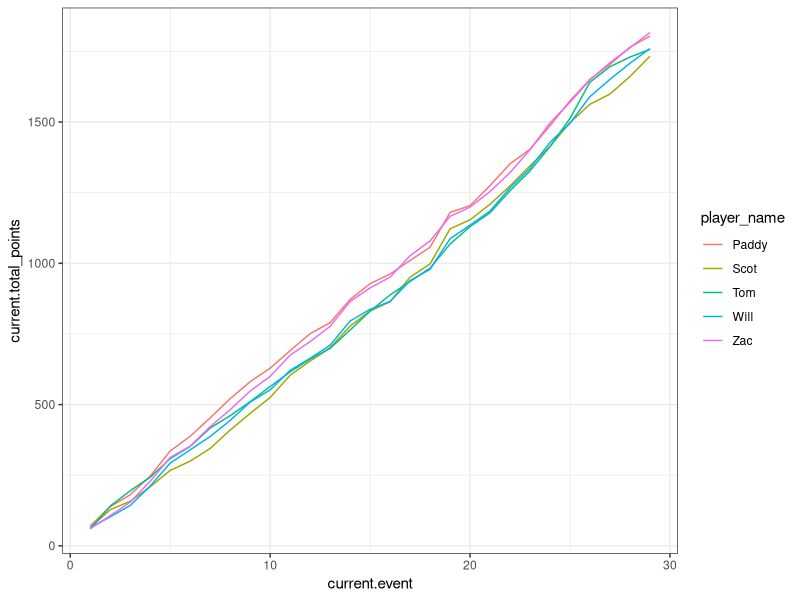
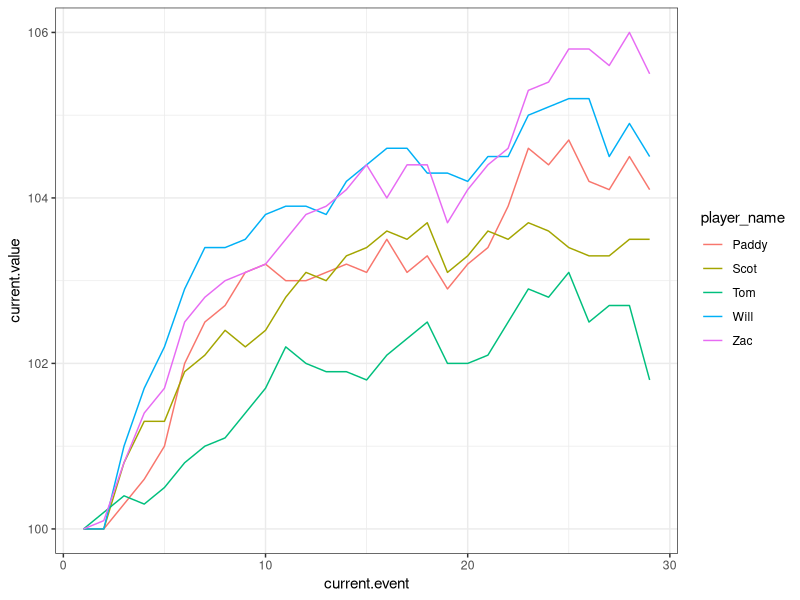

The R source for these figures, in order: (Note: this script raises an error after producing the figures.)
#Analysis of Fantasy Premier League data 

setwd("~/Documents/FPL/2019")

library(ggplot2)
library(tidyverse)

#importing web scraped Fantasy Football data
data <- read.csv('data.csv')

#removing players not on chat and removing blank Covid-19 Gameweeks
drop_names <- c('Josh','Alex','Luke')
drop_weeks <- c(30:38)

main <- filter(data,!(player_name %in% drop_names) ) %>%
        filter(!(current.event %in% drop_weeks))

for(i in 1:length(main$current.event)){
  if(main[i,"current.event"] >=39){
    main[i,"current.event"] <- main[i,"current.event"]-9}
}

#Making various 'gap' data

wide_points <- select(main,player_name,current.event, current.total_points) %>%
                spread(player_name,current.total_points)

wide_points[, "leader"] <- apply(wide_points[, 2:6], 1, max)
wide_points[, "4th"] <- apply(wide_points[, c(2,4,5,6)], 1, min)
wide_points$scot_leader <- -(wide_points$leader - wide_points$Scot)
wide_points$gap_4th <- wide_points$`4th` - wide_points$Scot
wide_points$paddy_leader <- -(wide_points$leader - wide_points$Paddy)
wide_points$will_leader <- -(wide_points$leader - wide_points$Will)
wide_points$zac_leader <- -(wide_points$leader - wide_points$Zac)
wide_points$tom_leader <- -(wide_points$leader - wide_points$Tom)


#reformatting value
main$current.value <- main$current.value/10

#transfers made

t_made <- select(main,player_name, current.event_transfers) %>%
          group_by(player_name) %>%
          summarise(current.event_transfers=sum(current.event_transfers))

#transfers cost

t_cost <- select(main,player_name, current.event_transfers_cost) %>%
  group_by(player_name) %>%
  summarise(current.event_transfers_cost=sum(current.event_transfers_cost))

#bench points

b_points <- select(main,player_name, current.points_on_bench) %>%
  group_by(player_name) %>%
  summarise(current.points_on_bench=sum(current.points_on_bench))

summary(main$player_name)

str(data)

#Create charts for whatsapp group

p <- ggplot(main,aes(x=current.event,y=current.total_points)) + geom_line(aes(color=player_name)) + theme_bw()

print(p)

p <- ggplot(main,aes(x=current.event,y=current.value)) + geom_line(aes(color=player_name)) + theme_bw()

print(p)


p <- ggplot(wide_points,aes(x=current.event,y=gap_leader)) + geom_line() + theme_bw() + ggtitle("Scot's gap from 1st")

print(p)

p <- ggplot(wide_points,aes(x=current.event,y=paddy_leader)) + geom_line() + theme_bw() + ggtitle("Paddy's gap from 1st")

print(p)

p <- ggplot(wide_points,aes(x=current.event,y=will_leader)) + geom_line() + theme_bw() + ggtitle("Will's gap from 1st")

print(p)

p <- ggplot(wide_points,aes(x=current.event,y=zac_leader)) + geom_line() + theme_bw() + ggtitle("Zac's gap from 1st")

print(p)

p <- ggplot(wide_points,aes(x=current.event,y=tom_leader)) + geom_line() + theme_bw() + ggtitle("Tom's gap from 1st")

print(p)


p <- ggplot(wide_points,aes(x=current.event,y=gap_4th)) + geom_col() + theme_bw() + ggtitle("Scot's gap from 4th")

print(p)

p <- ggplot(t_made,aes(x=player_name,y=current.event_transfers)) + geom_col() + theme_bw() + ggtitle("Transfers made")

print(p)


p <- ggplot(t_cost,aes(x=player_name,y=current.event_transfers_cost)) + geom_col() + theme_bw() + ggtitle("Transfer cost")

print(p)


p <- ggplot(b_points,aes(x=player_name,y=current.points_on_bench)) + geom_col() + theme_bw() + ggtitle("Bench points")

print(p)

?gather


p <- ggplot(wide_points,aes(x=current.event)) + geom_line(aes(y=paddy_leader, colour = 'red')) + geom_line(aes(y=zac_leader, colour = 'green')) + theme_bw() + ggtitle("All gap from 1st")

print(p)


#Analysis on biggest ground made up - ie gameweek variation

wide_GWpoints <- select(main,player_name,current.event, current.points) %>%
  spread(player_name,current.points)

wide_GWpoints[, "leader"] <- apply(wide_GWpoints[, 2:6], 1, max)
wide_GWpoints[, "4th"] <- apply(wide_GWpoints[, c(2,4,5,6)], 1, min)
wide_GWpoints$scot_leader <- -(wide_GWpoints$leader - wide_GWpoints$Scot)
wide_GWpoints$gap_high_low <- wide_GWpoints$leader - wide_GWpoints$`4th`
wide_GWpoints$paddy_leader <- -(wide_GWpoints$leader - wide_GWpoints$Paddy)
wide_GWpoints$will_leader <- -(wide_GWpoints$leader - wide_GWpoints$Will)
wide_GWpoints$zac_leader <- -(wide_GWpoints$leader - wide_GWpoints$Zac)
wide_GWpoints$tom_leader <- -(wide_GWpoints$leader - wide_GWpoints$Tom)
wide_GWpoints$zac_ <- (wide_GWpoints$zac - wide_GWpoints$leader)

p <- ggplot(wide_GWpoints, aes(x=gap_high_low)) + geom_histogram(binwidth = 5) + xlab('Max gap made up in a gameweek (5 point bins)') + ylab('Count')
print(p)
